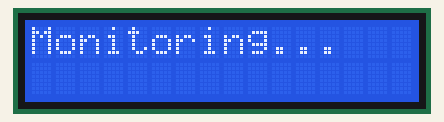
This sketch was run on a simulated Arduino Uno, built with avr-gcc and run on an emulated ATmega328P. Shown: 16×2 character LCD. Random numbers use the default seed unless the sketch sets one; what the sketch prints to the serial monitor is not drawn.

Above: at 0.1 s.
At 2.1 s:
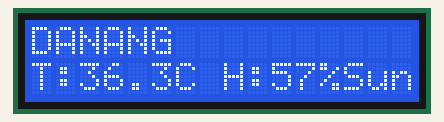
At 8.1 s:
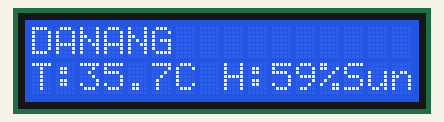
At 12.2 s:
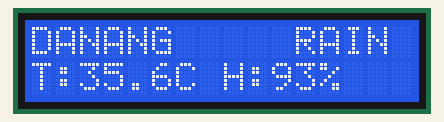
At 16.2 s:
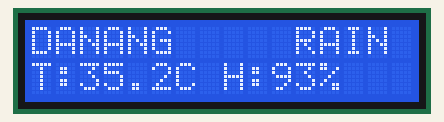
At 30.2 s:
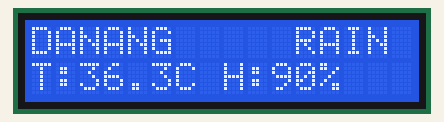

The sketch:

Temp-Rain-TP-DANANG.ino
```cpp
// Code Arduino cho tp Đà Nẵng
#include <LiquidCrystal.h>
#include <DHT.h>

// Chân cảm biến DHT11
#define DHTPIN A0
#define DHTTYPE DHT11

// Chân cảm biến mưa
#define RAINPIN 8

// Chân LCD (RS, E, D4, D5, D6, D7)
LiquidCrystal lcd(12, 11, 5, 4, 3, 2);

// Hằng số khu vực
const String LOCATION = "DANANG";
// Biến lưu trạng thái hiện tại
float currentTemp = 35.0;   // nhiệt độ hiện tại (độ C)
float currentHum = 65.0;    // độ ẩm hiện tại (%)
int currentRain = 0;        // 0: không mưa, 1: có mưa

void setup() {
  Serial.begin(9600);
  lcd.begin(16, 2);
  pinMode(RAINPIN, INPUT_PULLUP);
  randomSeed(analogRead(A5));     // Khởi tạo bộ sinh số ngẫu nhiên
  // Khởi tạo giá trị ngẫu nhiên ban đầu trong khoảng thực tế
  currentTemp = random(180, 430) / 10.0;   // 18.0 - 43.0
  currentHum = random(400, 900) / 10.0;    // 40.0 - 90.0
  currentRain = random(0, 2);              // 0 hoặc 1
  lcd.print("Monitoring...");
  delay(2000);
}

// Hàm cập nhật nhiệt độ: thay đổi nhỏ ngẫu nhiên trong khoảng -0.5..0.5 độ
void updateTemperature() {
  float delta = (random(-50, 51)) / 100.0;  // -0.5 đến 0.5
  currentTemp += delta;
  // Giới hạn trong khoảng 15-40 độ C
  if (currentTemp < 15.0) currentTemp = 15.0;
  if (currentTemp > 40.0) currentTemp = 40.0;
}

// Hàm cập nhật độ ẩm: dựa trên nhiệt độ và trạng thái mưa
void updateHumidity() {
  // Độ ẩm cơ bản giảm khi nhiệt độ tăng (xu hướng ngược)
  float baseHum = 80.0 - (currentTemp - 20.0) * 1.5;
  if (baseHum < 30.0) baseHum = 30.0;
  if (baseHum > 95.0) baseHum = 95.0;

  // Nếu đang mưa, độ ẩm tăng lên 85-100%
  if (currentRain == 1) {
    baseHum = random(850, 1000) / 10.0;  // 85.0 - 100.0
  } else {
    // Thêm nhiễu ngẫu nhiên nhỏ ±3%
    float noise = (random(-30, 31)) / 10.0;
    baseHum += noise;
  }

  // Giới hạn độ ẩm 20-100%
  if (baseHum < 20.0) baseHum = 20.0;
  if (baseHum > 100.0) baseHum = 100.0;
  currentHum = baseHum;
}

// Hàm cập nhật trạng thái mưa: xác suất thay đổi nhỏ, và có thể duy trì trạng thái
void updateRain() {
  // Xác suất thay đổi trạng thái mưa: 5% mỗi lần loop
  if (random(100) < 5) {
    currentRain = 1 - currentRain;  // đảo trạng thái
  }
  // Nếu đang mưa, có thể tiếp tục mưa hoặc tạnh; không làm gì thêm
}

void loop() {
  // Cập nhật dữ liệu với mức độ thay đổi nhỏ
  updateTemperature();
  updateRain();       // cập nhật trạng thái mưa trước vì nó ảnh hưởng độ ẩm
  updateHumidity();   // độ ẩm phụ thuộc nhiệt độ và mưa

  // Gửi dữ liệu qua Serial (cho Python)
  Serial.print("LOCATION:");
  Serial.print(LOCATION);
  Serial.print("|NHIETDO:");
  Serial.print(currentTemp, 1);
  Serial.print("|DOAM:");
  Serial.print(currentHum, 0);
  Serial.print("|MUA:");
  Serial.println(currentRain);

  // Hiển thị lên LCD
  lcd.clear();
  lcd.setCursor(0, 0);
  lcd.print(LOCATION);
  lcd.setCursor(0, 1);
  lcd.print("T:");
  lcd.print(currentTemp, 1);
  lcd.print("C H:");
  lcd.print(currentHum, 0);
  lcd.print("%");
  if (currentRain == 1) {
    lcd.setCursor(11, 0);
    lcd.print("RAIN");
  } else {
    lcd.print("Sunny Day");
  }

  delay(2000); // cập nhật dữ liệu mỗi 2s
}
```

Measured:
- what the display in image 1 shows lasts 2.0 s, from 2.1 s to 4.1 s
